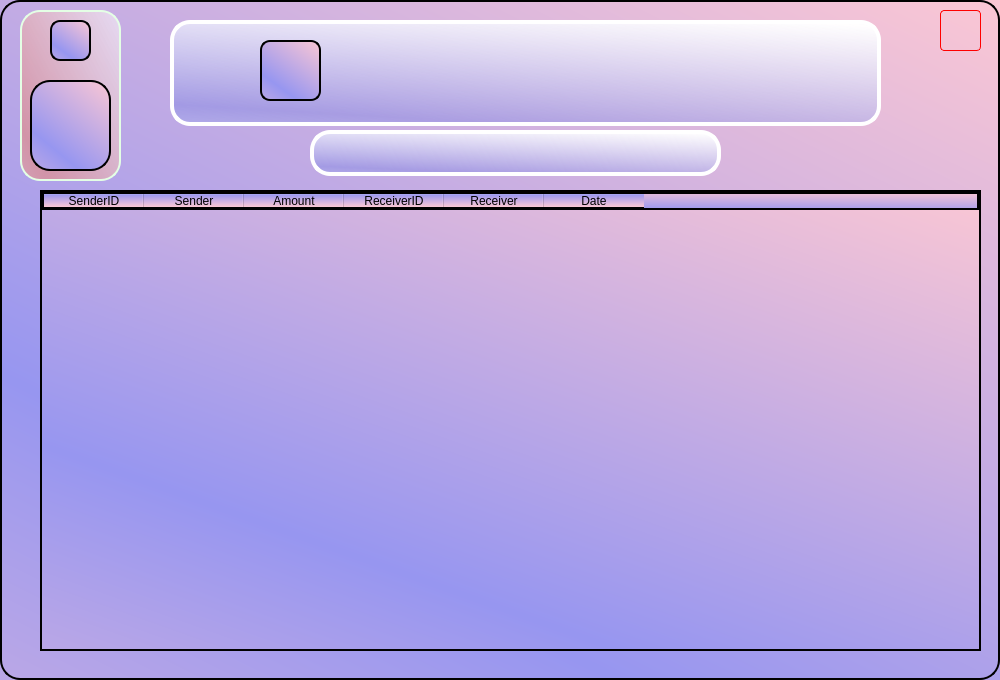
<?xml version="1.0" encoding="UTF-8"?>
<ui version="4.0">
 <class>Form</class>
 <widget class="QWidget" name="Form">
  <property name="geometry">
   <rect>
    <x>0</x>
    <y>0</y>
    <width>1000</width>
    <height>680</height>
   </rect>
  </property>
  <property name="windowTitle">
   <string>Form</string>
  </property>
  <property name="styleSheet">
   <string notr="true">background-color: qlineargradient(spread:reflect, x1:0.392, y1:0.836, x2:1, y2:0, stop:0 rgba(151,150,240, 255), stop:1 rgba(251, 199, 212, 255));
border-radius: 20px;
border: 2px solid;
</string>
  </property>
  <widget class="QLabel" name="label_23">
   <property name="geometry">
    <rect>
     <x>170</x>
     <y>20</y>
     <width>711</width>
     <height>111</height>
    </rect>
   </property>
   <property name="styleSheet">
    <string notr="true">background-image: url(:/pics/pics/text-1689253205263.png);
background-position: center;
background-repeat: no;
padding: 10px;
margin-bottom: 5px;
font-size: 30px;
background-color: qlineargradient(spread:reflect, x1:0.471591, y1:1, x2:0.881, y2:0, stop:0 rgba(117, 129, 227, 100), stop:1 rgba(255, 255, 255, 250));
border: 4px solid rgb(255,255,255);
border-radius: 20px;</string>
   </property>
   <property name="text">
    <string/>
   </property>
  </widget>
  <widget class="QLabel" name="label_3">
   <property name="geometry">
    <rect>
     <x>20</x>
     <y>10</y>
     <width>101</width>
     <height>171</height>
    </rect>
   </property>
   <property name="styleSheet">
    <string notr="true">border: 2px solid ;
border-radius: 20px;
border-color:  rgb(228, 255, 229);
background-color: qlineargradient(spread:reflect, x1:0.102227, y1:0.802, x2:1, y2:0, stop:0 rgba(223, 141, 141, 180), stop:1 rgba(255, 255, 255, 140));</string>
   </property>
   <property name="text">
    <string/>
   </property>
  </widget>
  <widget class="QLabel" name="label_24">
   <property name="geometry">
    <rect>
     <x>260</x>
     <y>40</y>
     <width>61</width>
     <height>61</height>
    </rect>
   </property>
   <property name="styleSheet">
    <string notr="true">background-image: url(:/icons/icons/bank logo.JPG);
background-position: center;
background-repeat:no;
border-radius: 10px;</string>
   </property>
   <property name="text">
    <string/>
   </property>
  </widget>
  <widget class="QLabel" name="label_6">
   <property name="geometry">
    <rect>
     <x>30</x>
     <y>80</y>
     <width>81</width>
     <height>91</height>
    </rect>
   </property>
   <property name="styleSheet">
    <string notr="true">background:url(:/icons/icons/icons8-user-80.png), rgba(0,0,0,0);
background-repeat: no;

</string>
   </property>
   <property name="text">
    <string/>
   </property>
  </widget>
  <widget class="QPushButton" name="pushButton_2">
   <property name="geometry">
    <rect>
     <x>50</x>
     <y>20</y>
     <width>41</width>
     <height>41</height>
    </rect>
   </property>
   <property name="styleSheet">
    <string notr="true">background-image: url(:/icons/icons/icons8-left-30.png);
background-position: center;
background-repeat:no;
border-radius: 10px;</string>
   </property>
   <property name="text">
    <string/>
   </property>
  </widget>
  <widget class="QTableWidget" name="tableWidget">
   <property name="geometry">
    <rect>
     <x>40</x>
     <y>190</y>
     <width>941</width>
     <height>461</height>
    </rect>
   </property>
   <property name="font">
    <font>
     <pointsize>10</pointsize>
    </font>
   </property>
   <property name="styleSheet">
    <string notr="true">border-radius: 0px;</string>
   </property>
   <property name="sortingEnabled">
    <bool>false</bool>
   </property>
   <column>
    <property name="text">
     <string>SenderID</string>
    </property>
   </column>
   <column>
    <property name="text">
     <string>Sender</string>
    </property>
   </column>
   <column>
    <property name="text">
     <string>Amount</string>
    </property>
   </column>
   <column>
    <property name="text">
     <string>ReceiverID</string>
    </property>
   </column>
   <column>
    <property name="text">
     <string>Receiver</string>
    </property>
   </column>
   <column>
    <property name="text">
     <string>Date</string>
    </property>
   </column>
  </widget>
  <widget class="QLabel" name="label">
   <property name="geometry">
    <rect>
     <x>310</x>
     <y>130</y>
     <width>411</width>
     <height>51</height>
    </rect>
   </property>
   <property name="styleSheet">
    <string notr="true">background-image: url(:/icons/icons/text-1689354793688.png);
background-position: center;
background-repeat: no;
padding: 10px;
margin-bottom: 5px;
font-size: 30px;
background-color: qlineargradient(spread:reflect, x1:0.471591, y1:1, x2:0.881, y2:0, stop:0 rgba(117, 129, 227, 100), stop:1 rgba(255, 255, 255, 250));
border: 4px solid rgb(255,255,255);
border-radius: 20px;</string>
   </property>
   <property name="text">
    <string/>
   </property>
  </widget>
  <widget class="QPushButton" name="pushButton_8">
   <property name="geometry">
    <rect>
     <x>940</x>
     <y>10</y>
     <width>41</width>
     <height>41</height>
    </rect>
   </property>
   <property name="styleSheet">
    <string notr="true">QPushButton{
background-image: url(:/icons/icons/icons8-close-40.png);
background-color: rgba(0,0,0,0);
border: 1px solid red;
border-radius: 4px;
}
QPushButton:pressed{
	padding-left: 5px;
	padding-top: 8px;
	background-position: calc(100% - 20px);
}</string>
   </property>
   <property name="text">
    <string/>
   </property>
  </widget>
 </widget>
 <resources>
  <include location="../res files/icon.qrc"/>
  <include location="../res files/pic.qrc"/>
 </resources>
 <connections/>
</ui>
